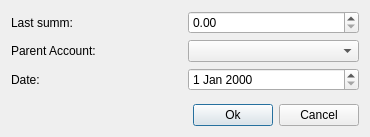
<?xml version="1.0" encoding="UTF-8"?>
<ui version="4.0">
 <class>CorrectBalance</class>
 <widget class="QDialog" name="CorrectBalance">
  <property name="geometry">
   <rect>
    <x>0</x>
    <y>0</y>
    <width>370</width>
    <height>137</height>
   </rect>
  </property>
  <property name="windowTitle">
   <string>Dialog</string>
  </property>
  <layout class="QVBoxLayout" name="verticalLayout">
   <item>
    <layout class="QGridLayout" name="gridLayout">
     <item row="1" column="0">
      <widget class="QLabel" name="label_2">
       <property name="text">
        <string>Parent Account:</string>
       </property>
      </widget>
     </item>
     <item row="1" column="1">
      <widget class="AccountComboBox" name="comboBox"/>
     </item>
     <item row="0" column="1">
      <widget class="QDoubleSpinBox" name="doubleSpinBox"/>
     </item>
     <item row="0" column="0">
      <widget class="QLabel" name="label">
       <property name="layoutDirection">
        <enum>Qt::LeftToRight</enum>
       </property>
       <property name="text">
        <string>Last summ:</string>
       </property>
      </widget>
     </item>
     <item row="2" column="0">
      <widget class="QLabel" name="label_3">
       <property name="text">
        <string>Date:</string>
       </property>
      </widget>
     </item>
     <item row="2" column="1">
      <widget class="MyDateEdit" name="dateEdit"/>
     </item>
    </layout>
   </item>
   <item>
    <spacer name="verticalSpacer">
     <property name="orientation">
      <enum>Qt::Vertical</enum>
     </property>
     <property name="sizeHint" stdset="0">
      <size>
       <width>20</width>
       <height>42</height>
      </size>
     </property>
    </spacer>
   </item>
   <item>
    <layout class="QHBoxLayout" name="horizontalLayout">
     <item>
      <spacer name="horizontalSpacer">
       <property name="orientation">
        <enum>Qt::Horizontal</enum>
       </property>
       <property name="sizeHint" stdset="0">
        <size>
         <width>40</width>
         <height>20</height>
        </size>
       </property>
      </spacer>
     </item>
     <item>
      <widget class="QPushButton" name="okButton">
       <property name="text">
        <string>Ok</string>
       </property>
      </widget>
     </item>
     <item>
      <widget class="QPushButton" name="cancelButton">
       <property name="text">
        <string>Cancel</string>
       </property>
      </widget>
     </item>
    </layout>
   </item>
  </layout>
 </widget>
 <customwidgets>
  <customwidget>
   <class>AccountComboBox</class>
   <extends>QComboBox</extends>
   <header location="global">accountcombobox.h</header>
  </customwidget>
  <customwidget>
   <class>MyDateEdit</class>
   <extends>QDateEdit</extends>
   <header location="global">mydateedit.h</header>
  </customwidget>
 </customwidgets>
 <resources/>
 <connections/>
</ui>
